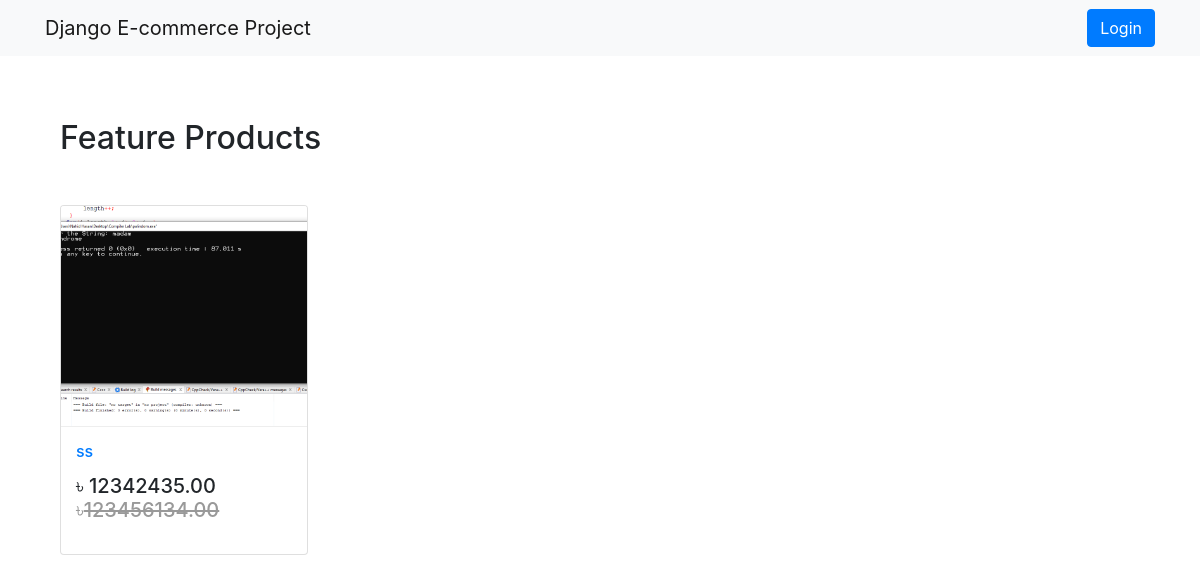
The page / on the database its author committed.
### App_Shop/models.py (models this page shows, shortened)
class Product(models.Model):
    mainimage = models.ImageField(upload_to='Products')
    name = models.CharField(max_length=264)
    category = models.ForeignKey(
        Category, on_delete=models.CASCADE, related_name='category')
    preview_text = models.TextField(
        max_length=200, verbose_name='Preview Text')
    detail_text = models.TextField(max_length=1000, verbose_name='Description')
    price = models.FloatField()
    old_price = models.FloatField(default=0.00)
    created = models.DateTimeField(auto_now_add=True)
    class Meta:
        ordering = ['-created', ]

### App_Shop/views.py (the view)
# urls.py: path('', views.Home.as_view(), name='home'),
class Home(ListView):
    model = Product
    template_name = 'App_Shop/home.html'

### templates/App_Shop/home.html
{% extends 'base.html'%}
{% block body_block%}
<div class="container my-5">
    <h2 class="my-5">Feature Products</h2>
    <div class="row">
        {% for product in object_list %}
        <div class="col-md-6 col-sm-12 col-lg-3">
            <figure class="card card-product">
                <div class="img-wrap">
                    <img src="/media/{{product.mainimage}}" style="widows: 100px; height: 300px;" alt="">
                </div>
                <figcaption class="info-wrap">
                    <h6 class="title"> <a href="{% url 'App_Shop:product_detail' pk=product.pk %}">
                            {{ product.name }}</a> </h6>
                    <div class="action-wrap">
                        <div class="price-wrap h5">
                            <span class="price-new">&#2547; {{product.price|floatformat:2}}</span>
                            <span class="price-old">&#2547;<strike>{{product.old_price|floatformat:2}}</strike> </span>
                        </div>
                    </div>
                </figcaption>
            </figure>
        </div>
        {% endfor %}
    </div>
</div>
{% endblock %}

### static/css/main.css (style rules this page uses)
.title { text-decoration: none; color: red; }

### templates/base.html (style rules this page uses)
.card { height: 350px; }
.card-product:after { content: ""; display: table; clear: both; visibility: hidden; }
.card-product .price-new, .card-product .price { margin-right: 5px; }
.card-product .price-old { color: #999; }
.card-product .img-wrap { border-radius: 3px 3px 0 0; overflow: hidden; position: relative; height: 220px; text-align: center; }
.card-product .img-wrap img { max-height: 100%; max-width: 100%; object-fit: cover; }
.card-product .info-wrap { overflow: hidden; padding: 15px; border-top: 1px solid #eee; }
.card-product .action-wrap { padding-top: 4px; margin-top: 4px; }
.card-product .title { margin-top: 0px; }

### rows shown on the page
Product: mainimage (picture), name "ss", price "12342435.00", old_price "123456134.00"
